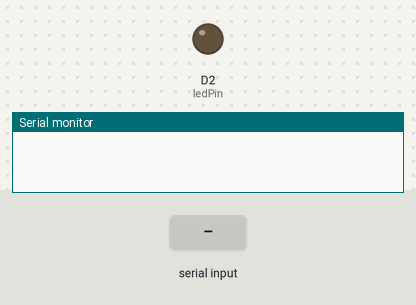
The sketch below on a simulated ESP8266 (NodeMCU). On the bench: output pins drawn as LEDs (lit = HIGH), the last lines printed to the serial monitor. The test bench sets the inputs (shaded band).

Above: at 1.2 s.
1.3 s: "1" received over Serial
At 1.9 s:
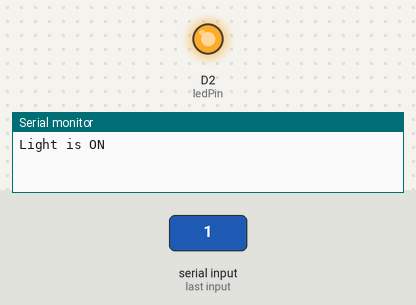
2.8 s: "0" received over Serial
At 4.2 s:
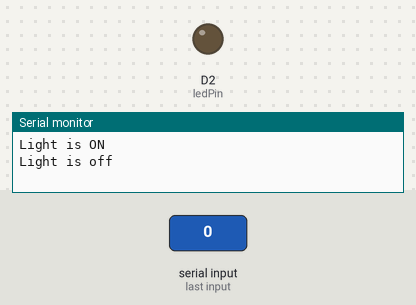
Timing chart, 0 to 5.8 s (numbered marks = the images above; inputs shaded):
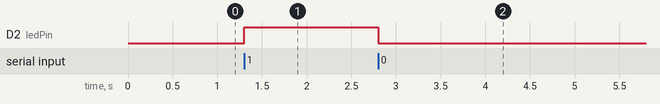

Measured:
- after the input at 1.3 s, D2 (ledPin): LOW → HIGH at once
- after the input at 2.8 s, D2 (ledPin): HIGH → LOW at once

The sketch:

perdetli.ino.ino
```cpp
int ledPin = D2; // GPIO number where you connected your LED

void setup() {
  // Start the serial communication
  Serial.begin(9600);
  pinMode(ledPin, OUTPUT); // Initialize the ledPin as an output
}

void loop() {
  if (Serial.available() > 0) { // check if data received
    char data = Serial.read(); // read the incoming byte
    if (data == '1') { // if '1' received
     // digitalWrite(ledPin, LOW); // turn the LED on (LOW is the voltage level)
      //delay(10000); // wait for 5 seconds
      digitalWrite(ledPin, HIGH);
      Serial.println("Light is ON");// turn the LED off by making the voltage HIGH
    }
    else if(data=='0'){
     digitalWrite(ledPin, LOW);
       Serial.println("Light is off");


      }
  }
}
```
